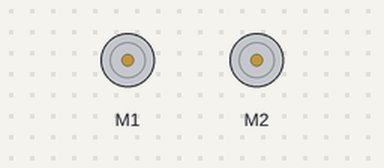
Bench run of a sketch on a simulated Arduino Uno, built with avr-gcc and run on an emulated ATmega328P. Parts: 2 × DC motor (green arrow = forward, orange = backward, longer = faster).

Above: at 0.1 s.
At 1.1 s:
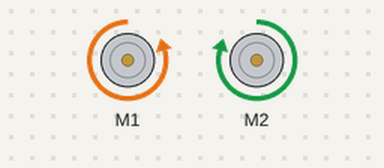
Timing chart, 0 to 4.5 s (numbered marks = the images above):
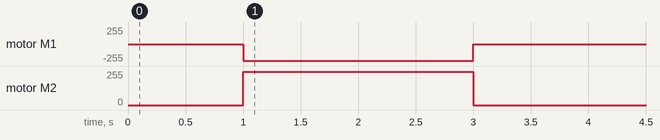

The sketch:

Robot.ino
```cpp
/**
 * @author Andrew Kim
 * @version 1.0.0
 * @date 9 November 2023
 * @brief MakeBlock mBot driver for Robot Tour
 *
 * WOODSON SCIENCE OLYMPIAD CALLISTO + IO ROBOT TOUR DRIVER
 * How the code works:
 * 1. You type out the following in setup:
 *    a. The target time given by the event supervisor
 *    b. The path of the robot
 * 2. The code optimizes the speed and travel times of the robot
 *
 *
 *
 * How the robot works:
 * 1. The robot can only move forwards or backwards in 25cm intervals (half of a grid box)
 * 2. The robot can turn right, left, or do a u-turn
 * 3. Start the robot by pressing on the small black button on the top of the board
 */


#include "MeOrion.h"

MeDCMotor leftMotor(M1);
MeDCMotor rightMotor(M2);


// whether the robot should wait after each action
bool wait = true;

// duration of waiting time
int waitTime = 500;

// time a motor should be run to turn 90 degrees
int turnTime = 1000;


/**
 * TARGET TIME GIVEN BY EVENT SUPERVISOR
 * @note unit is seconds
 */
int time = 0;


/**
 * SPEED AT WHICH ROBOT SHOULD RUN TO MATCH GIVEN TIME
 * @note should be an int
 * @note range is -255 to 255
 */
uint8_t speed = 250;


/**
 *
 */
float runTime = 0;


/**
 *
 */
void setSpeed() {
  // placeholder value
  speed = 255;
}


/**
 * Moves robot desired distance forward
 * @note MUST CALIBRATE!
 * @param meters the distance the robot should travel
 */
void forward(double seconds) {
  // run motors
  leftMotor.run(-speed);
  rightMotor.run(speed);
  delay(seconds * 1000);

  // stop motors
  leftMotor.stop();
  rightMotor.stop();

  // wait if wanted by user
  if(wait) {
    delay(waitTime);
  }
}


/**
 * Moves robot desired distance backward
 * @note MUST CALIBRATE!
 * @param meters the distance the robot should travel
 */
void backward(double meters) {
  // run motors
  leftMotor.run(speed);
  rightMotor.run(-speed);
  delay(meters * 1000);

  // stop motors
  leftMotor.stop();
  rightMotor.stop();

  // wait if wanted by user
  if(wait) {
    delay(waitTime);
  }
}


/**
 * Slows the robot down before stopping to turn
 * Intended for greater precision of movement
 * @pre speeds of motors are negative of the other
*/
void slowDown() {
  uint8_t tempSpeed = speed;

}


/**
 * Turns robot to the right
 * @note MUST CALIBRATE!
 */
void right() {
  // run left motor to turn right
  leftMotor.run(-speed);
  rightMotor.run(-speed);
  delay(turnTime / 2);

  // stop motor
  leftMotor.stop();
}


/**
 * Turns robot to the left
 * @note MUST CALIBRATE!
 */
void left() {
  // run right motor to turn left
  leftMotor.run(speed);
  rightMotor.run(speed);
  delay(turnTime / 2);

  // stop motor
  rightMotor.stop();
}


/**
 * Turns robot 180 degrees
 * @note MUST CALIBRATE!
 */
void uTurn() {
  leftMotor.run(speed);
  rightMotor.run(speed);
  delay(turnTime);

  // stop motors
  leftMotor.stop();
  rightMotor.stop();
}


// program setup
void setup() {
  // nothing to set up
  Serial.begin(9600);
  delay(1000);
  forward(2);
}


// main loop
void loop() {
}
```
